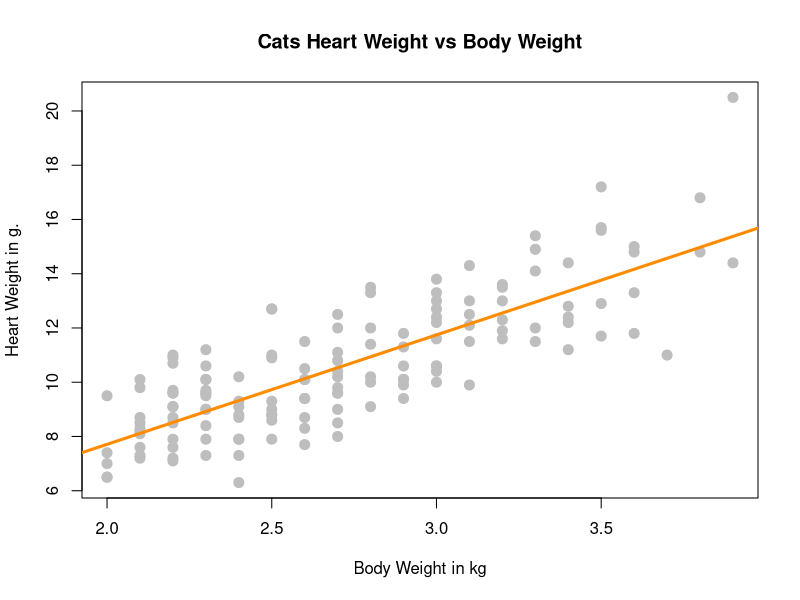
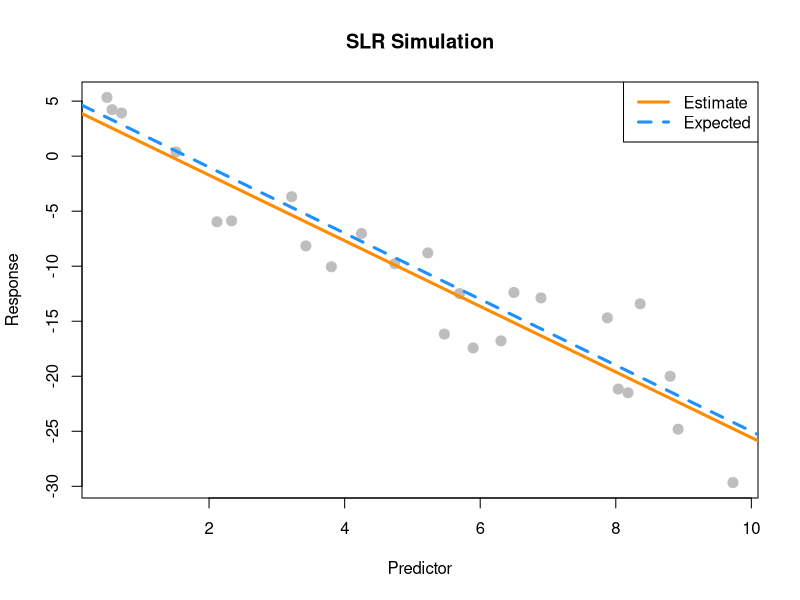
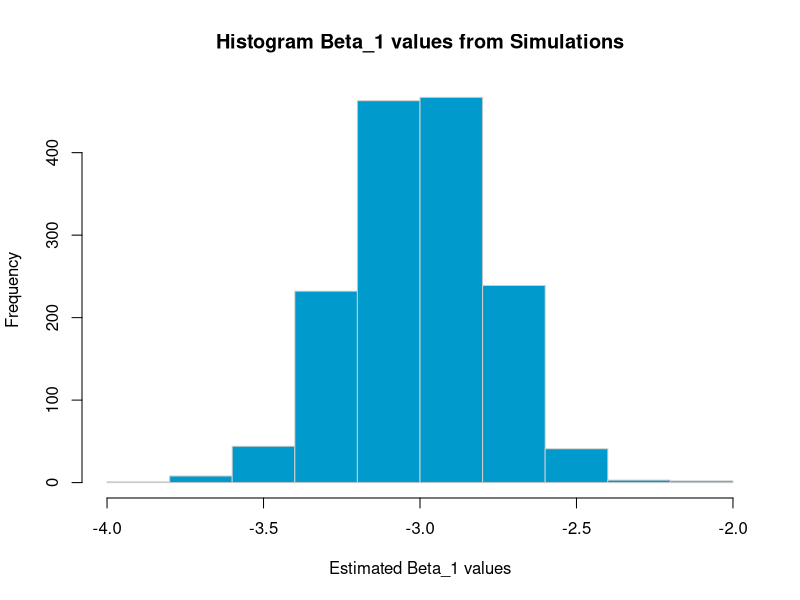
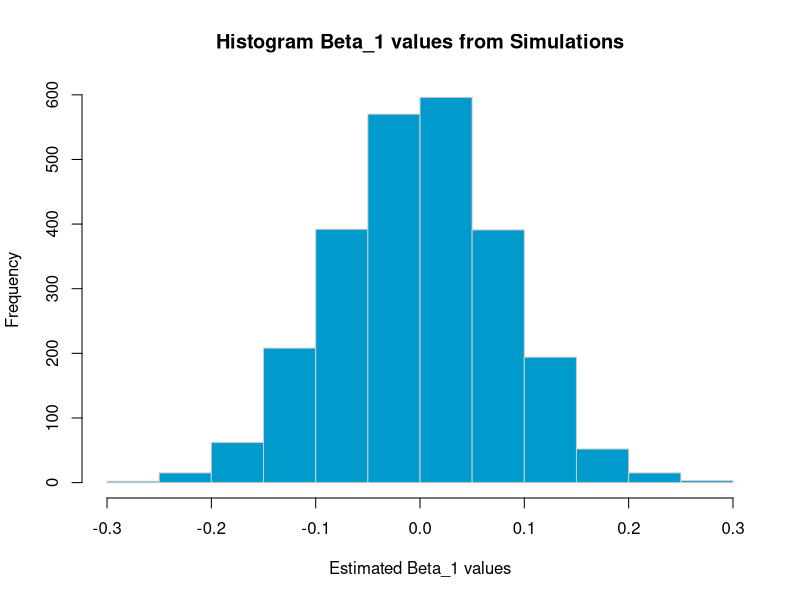
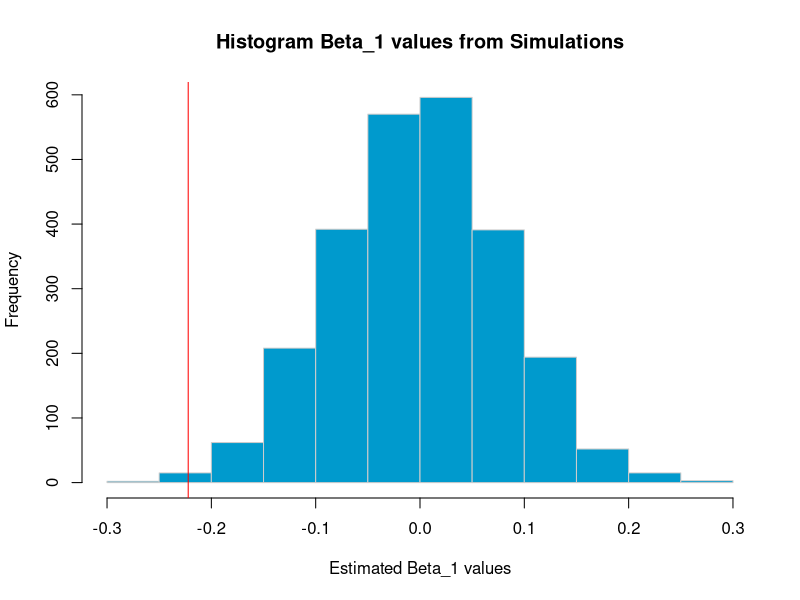

Write R code to recreate these figures, in order.
## ---- chunk 1
#options(digits=4)
## ---- chunk 2
cats <- MASS::cats
cat_model <- lm(Hwt ~ Bwt, data = cats)
summary(cat_model)
## ---- chunk 3
cat_model$coefficients
## ---- chunk 4
(y_hat_31 <- predict(cat_model, newdata = data.frame(Bwt = 3.1)))
## ---- chunk 5
3.1 %in% cats$Bwt
## ---- chunk 6
(max_y_in_data <- max(cats[cats$Bwt == 3.1, ]$Hwt))
(min_y_in_data <- min(cats[cats$Bwt == 3.1, ]$Hwt))

(res_on_max <- max_y_in_data - y_hat_31)
(res_on_min <- min_y_in_data - y_hat_31)
## ---- chunk 7
coeff_deter <- summary(cat_model)$r.squared
 
## ---- chunk 8
y_hat_15 <- predict(cat_model, newdata = data.frame(Bwt = 1.5))
## ---- chunk 9
1.5 < max(cats$Bwt) & 1.5 > min(cats$Bwt)
## ---- chunk 10
plot(Hwt ~ Bwt, data = cats,
     xlab = "Body Weight in kg",
     ylab = "Heart Weight in g.",
     main = "Cats Heart Weight vs Body Weight",
     pch = 20,
     cex = 2,
     col = "grey"
     )
abline(cat_model, lwd = 3, col = "darkorange")
## ---- chunk 11
summary(cat_model)$r.squared
## ---- chunk 12
get_sd_est <- function(fitted_vals, actual_vals, mle = FALSE) {
  n <- length(actual_vals)
  e_2 <- sum((actual_vals - fitted_vals) ^ 2)
  ifelse(mle, sqrt(e_2 / n), sqrt(e_2 / (n-2)))
}

## ---- chunk 13
y_hat <- cat_model$fitted.values
y <- cats$Hwt
(s_e <- get_sd_est(fitted_vals = y_hat, actual_vals = y))
## ---- chunk 14
(s_d <- get_sd_est(fitted_vals = y_hat, actual_vals = y, mle = TRUE))
## ---- chunk 15
all.equal(summary(cat_model)$sigma, s_e)
all.equal(summary(cat_model)$sigma, s_d)
## ---- chunk 16
birthday = 19820426
set.seed(birthday)
## ---- chunk 17
x = runif(n = 25, 0, 10)
## ---- chunk 18
sim_slr <- function(x, beta_0 = 10, beta_1 = 5, sigma = 1) {
  n <- length(x)
  epsilon <- rnorm(n = n, mean = 0, sd = sigma)
  y <- beta_0 + beta_1 * x + epsilon
  data.frame(predictor = x, response = y)
}
## ---- chunk 19
beta_0 <- 5
beta_1 <- -3
n <- 25
sigma <- sqrt(10.24)
sim_data <- sim_slr(x = x, beta_0 = beta_0, beta_1 = beta_1, sigma = sigma)
## ---- chunk 20
sim_model <- lm(response ~ predictor, data = sim_data)
(beta_0_hat <- sim_model$coefficients[1])
(beta_1_hat <- sim_model$coefficients[2])
## ---- chunk 21
plot_simulation <- function (sim_data, sim_model, beta_0 = 5, beta_1 = -3) {
  plot(response ~ predictor, data = sim_data,
       xlab = "Predictor",
       ylab = "Response",
       main = "SLR Simulation",
       pch = 20,
       cex = 2,
       col = "grey",
       ylim = c(min(response), max(response))
       )
  abline(sim_model, lwd = 3, col = "darkorange")
  abline(beta_0, beta_1, lwd = 3, lty = 2, col = "dodgerblue")
  
  legend("topright", c("Estimate", "Expected"), 
         lty = c(1, 2),
         lwd = 3,
         col = c("darkorange", "dodgerblue"))
}

plot_simulation(sim_data, sim_model)
## ---- chunk 22
loop_simulation <- function (x_vals, num_simulations = 1500, beta_0 = 5, beta_1 = -3, sigma = sqrt(10.24)) {
  beta_hat_1 <- rep(0, num_simulations)
  beta_hat_0 <- rep(0, num_simulations)
  for (i in 1:num_simulations) {
    sim_data <- sim_slr(x = x_vals, beta_0 = beta_0, beta_1 = beta_1, sigma = sigma)
    sim_model <- lm(response ~ predictor, data = sim_data)
    beta_hat_0[i] <- sim_model$coefficients[1]
    beta_hat_1[i] <- sim_model$coefficients[2]
  }
  beta_hat_1
}
## ---- chunk 23
beta_hat_1 <- loop_simulation(x, sigma = sigma)
head(beta_hat_1)
## ---- chunk 24
(sim_mean <- mean(beta_hat_1))
(sim_sd <- sd(beta_hat_1))
## ---- chunk 25
sim_hist <- function(beta_hat_1) {
  hist(beta_hat_1,
       xlab   = "Estimated Beta_1 values",
       main   = "Histogram Beta_1 values from Simulations",
       col  = "deepskyblue3",
       border = "gray80"
       )
}
sim_hist(beta_hat_1)
## ---- chunk 26
birthday = 19820426
set.seed(birthday)
## ---- chunk 27
x = runif(n = 75, 0, 10)
## ---- chunk 28
beta_hat_1 <- loop_simulation(x, num_simulations = 2500, beta_0 = 3, beta_1 = 0, sigma = 2)
## ---- chunk 29
sim_hist(beta_hat_1)
## ---- chunk 30
library(readr)
skeptic <- read_csv("skeptic.csv")
skeptic_model <- lm(response ~ predictor, skeptic)
skeptic_beta_hat_1 <- skeptic_model$coefficients[2]
## ---- chunk 31
sim_hist(beta_hat_1)
abline(v = skeptic_beta_hat_1, col = "red")
## ---- chunk 32
(proportion <- sum(beta_hat_1 < skeptic_beta_hat_1) / length(beta_hat_1))
proportion * 2
## ---- chunk 33
beta_hat_1_mean <- mean(beta_hat_1)
beta_hat_1_sd <- sd(beta_hat_1)
k_sd_from_mean <- (beta_hat_1_mean - skeptic_beta_hat_1) / beta_hat_1_sd
## ---- chunk 34
pnorm(skeptic_beta_hat_1, mean = beta_hat_1_mean, sd = beta_hat_1_sd)
## ---- chunk 35
?Ozone
data(Ozone, package = "mlbench")
Ozone = Ozone[, c(4, 6, 7, 8)]
colnames(Ozone) = c("ozone", "wind", "humidity", "temp")
Ozone = Ozone[complete.cases(Ozone), ]
## ---- chunk 36
library(knitr)

model_wind <- lm(ozone ~ wind, data = Ozone)
model_humi <- lm(ozone ~ humidity, data = Ozone)
model_temp <- lm(ozone ~ temp, data = Ozone)

calculate_rmse <- function(model) {
  sqrt(sum(model$residuals ^ 2) / (nrow(model$model)))
}

results <- data.frame(
  row.names = c("Wind","Humidity","Temp"),
  "r_squared" = c(summary(model_wind)$r.squared,
                  summary(model_humi)$r.squared,
                  summary(model_temp)$r.squared),
  "RMSE" = c(calculate_rmse(model_wind),
             calculate_rmse(model_humi),
             calculate_rmse(model_temp))
)

kable(results, 
      col.names = c("R^2", "RMSE"),
      caption = "Comparing Ozone model with 3 different predictors")
